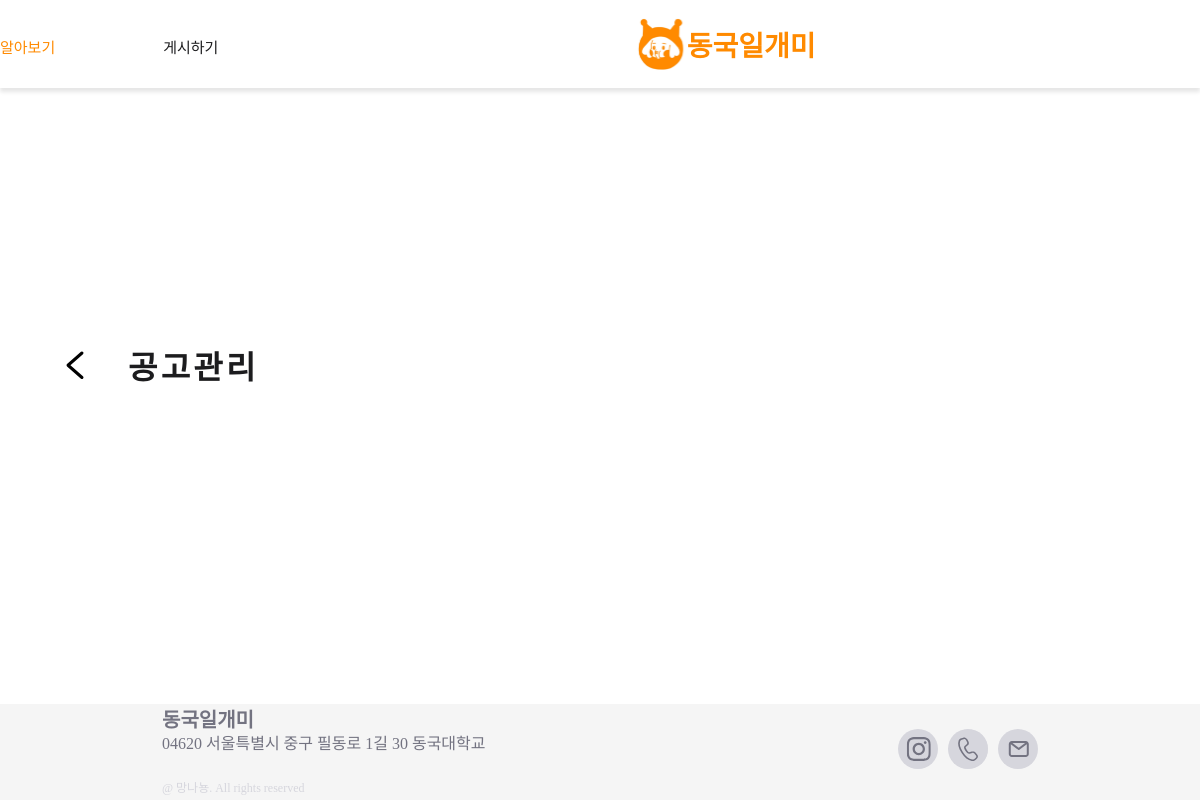
The app's page /users/staff-mypost/ (signed in), older data.
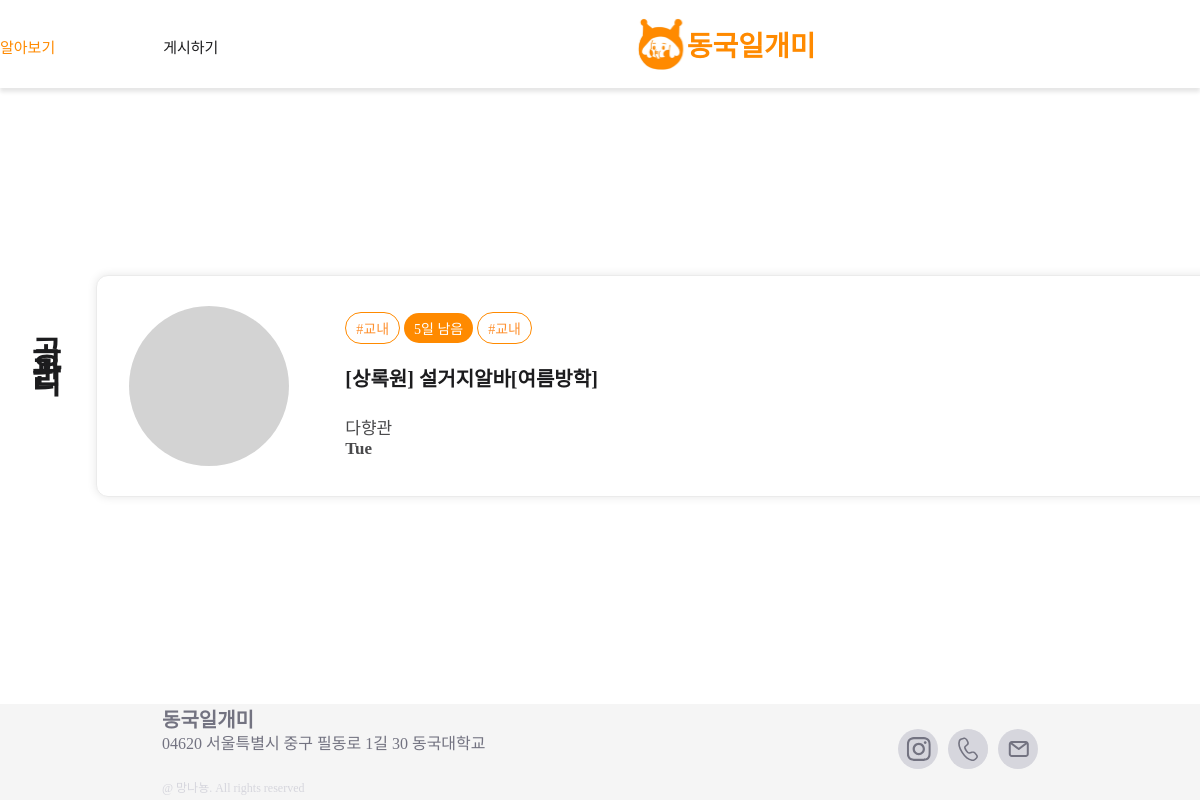
The same page, newer data.
### main/models.py (models this page shows, shortened)
class Post(models.Model):
    writer = models.ForeignKey(User, null=False, blank=False, on_delete=models.CASCADE)
    title = models.CharField(max_length=50)
    building = models.ImageField(upload_to="post/", blank=True, null=True)
    organization = models.CharField(max_length=50, null=True)
    department = models.CharField(max_length=50, null=True)
    is_income_bracket = models.PositiveIntegerField(null=False, default=0) #boolean
    start_date = models.DateField(null=True)
    end_date = models.DateField(null=True)
    deadline = models.DateField(null=True)
    day_left = models.IntegerField(null=True)#남은날짜
    place = models.CharField(max_length=50, blank=False)
    time = models.TextField(max_length=50, null=False)
    recruitment = models.PositiveIntegerField(null=True, default=0)
    wage = models.PositiveIntegerField(null=True, default=0)
    body = models.TextField()
    file = models.ImageField(upload_to="post/", blank=True, null=True)
    pub_date = models.DateTimeField()
    scrap = models.ManyToManyField(User, related_name='scraped', blank=True, default=None)
    scrap_count = models.PositiveIntegerField(default=0)
    inquiry = models.PositiveIntegerField(default=0)
    applicated_count = models.PositiveIntegerField(default=0)

### users/views.py (the view)
# urls.py: path('staff-mypost/', staff_mypost, name="staff-mypost"),
def staff_mypost(request):
    posts = Post.objects.filter(writer=request.user.id)
    return render(request, 'users/staff_mypost.html', {'posts':posts})

### users/templates/users/staff_mypost.html (shortened to what this page needs)
{% extends 'base.html' %}
{% load static %}
{% block content %}
<link
    rel="stylesheet"
    type="text/css"
    href="{% static 'css/users/staff_mypost.css'%}"
/>
<div class="content" id="header">
    <a href="">
        <img src="{% static 'images/icons/vector.svg' %}" id="vector">
    </a>
    <span class="Capital Caption" style="margin-bottom:0.5em;">공고관리</span>
</div>
<div class="content" id="main2">
    {% if posts %}
        {% for post in posts %}
        <div class="card">
            <span class="photo">
                <span class="architecture"></span>
            </span>
            <span class="detail">
                <div class="information">
                    <span class="info classification small orange">
                        #{{post.department}}
                    </span>
                    <span class="info date small white">
                        {% if post.day_left >= 0 %}
                            {{ post.day_left }}일 남음
                        {% else %}
                            지원 마감
                        {% endif %}
                    </span>
                    <span class="info classification small orange">
                        #{{post.department}}
                    </span>
                </div>
                <a class="title Caption big" href="{% url 'main:post-detail' post.id %}">
                    [{{post.organization}}] {{post.title}}
                </a>
                <div class="Caption light up">
                    <div>{{post.place}}</div>
                    <div>{{post.time}}</div>
                </div>
            </span>
        </div>
        {% endfor %}
    {% endif %}
</div>
{% endblock %}

### project/templates/base.html (shortened to what this page needs)
<!DOCTYPE html>
{% load static %}
<html lang="ko">
  <head>
  </head>
  <body style="margin: 0px">
    <div class="container">
      {% include 'shared/_topnav.html' %}
      <div class="baseContent">{% block content %} {% endblock %}</div>
      {% block footer %} {% include 'shared/_footer.html' %} {% endblock %}
    </div>
  </body>
</html>

### project/templates/shared/_topnav.html (shortened to what this page needs)
{% load static %}
<link
  rel="stylesheet"
  type="text/css"
  href="{% static 'css/shared/topnav.css'%}"
/>
<div class="screen">
  <div class="topnav">
    <div class="nav-1 header-font">
      <div class="div">
        <div class="nav-2">
          <a class="Caption" href="{% url 'main:mainlistpage' %}">알아보기</a>
          {% if user.profile.student_or_staff == 'student' %}
            <a class="Caption" href="">지원현황</a>
          {% elif user.profile.student_or_staff == 'staff' %}
            <a class="Caption" href="{% url 'main:new-post' %}">게시하기</a>
          {% else %}
            <a class="Caption" href="{% url 'main:new-post' %}">게시하기</a>
          {% endif %}
        </div>
        <a class="logo logo-font" href="{% url 'main:mainpage' %}">
          <img src="{% static 'images/logo.svg' %}" />
          동국일개미
        </a>
      </div>
    </div>
  </div>
</div>

### project/templates/shared/_footer.html (shortened to what this page needs)
{% load static %}
<link
    rel="stylesheet"
    type="text/css"
    href="{% static 'css/shared/footer.css'%}"
/>
<div class="footerScreen">
    <div class="footerFrame">
        <div class="footerTextFrame">
            <div class="nameText">동국일개미</div>
            <div class="adressText">04620 서울특별시 중구 필동로 1길 30 동국대학교</div>
            <div class="teamNameText">@ 망나뇽. All rights reserved</div>
        </div>
        <div class="footerIconFrame">
            <div class="icon">
            </div>
            <div class="icon">
            </div>
            <div class="icon">
            </div>
        </div>
    </div>
</div>

### project/static/css/shared/topnav.css (style rules this page uses)
.screen { display: flex; flex-direction: column; width: 100%; height: 88px; align-items: center; justify-content: center; box-sizing: border-box; box-shadow: 0px 4px 4px 0px rgba(0, 0, 0, 0.10); }
.topnav { display: flex; flex-direction: row; margin: 0 auto; margin-bottom: 1.75em; }
.topnav .nav-1 { display: flex; flex-direction: row; width: 1400px; }
.nav-1 .nav-2 { display: flex; gap: 6.75em; margin-top: 2em; }
.topnav .div { display: flex; width: 100%; align-items: center; justify-content: space-between; position: relative; }
.topnav .logo { display:flex; align-items: center; justify-content: center; margin-top: 1em; }
.Caption { color: #1C1C1E; font-family: "SUITE Variable"; font-size: 15px; font-style: normal; font-weight: 550; line-height: normal; }
.logo-font { color: #FF8A00; font-family: "SUITE Variable"; font-size: 28px; font-style: normal; font-weight: 700; line-height: normal; }
a { display: inline-block; white-space: nowrap; text-decoration-line: none; }
.screen, .topnav, .nav-1, .nav-2, .topnav .div, .topnav .logo, .topnav .nav-3, .nav-3 .nav-link-account { box-sizing: border-box; }

### project/static/css/users/staff_mypost.css (style rules this page uses)
.container { width: 100%; }
.content { display: flex; flex-direction: column; width: 100%; max-width: 1400px; margin-left: 2em; gap: 10px; }
@media (min-width: 1051px) { .content { align-items: start; justify-content: center; } }
#header { margin-top: 56px; flex-direction: row; align-items: center; justify-content: flex-start; }
#vector { width: 86px; height: 74px; }
#main2 { margin-top: 4.8em; gap: 2.2em; }
.card { position: relative; display:flex; width: 82.625em; height: 13.75em; flex-shrink: 0; border-radius: 0.75em; border: 1px solid #EBEBEB; background: #FFF; box-shadow: 0px 0px 10px 0px rgba(0, 0, 0, 0.10); align-items: center; }
.photo { margin-left: 2em; }
.architecture { display:flex; width: 10em; height: 10em; border-radius:50%; background-color: #D3D3D3; }
.detail { margin-left: 3.5em; margin-right: 6.25em; }
.information { margin-bottom: 19px; }
.information .info { display: inline-block; }
.classification { display: flex; padding: 5px 10px; justify-content: center; align-items: center; gap: 8px; flex-shrink: 0; border-radius: 30px; border: 1px solid #FF8A00; background: #FFF; }
.date { display: flex; padding: 5px 10px; justify-content: center; align-items: center; gap: 8px; flex-shrink: 0; border-radius: 30px; background: #FF8A00; }
.Capital { font-size: 32px; font-style: normal; font-weight: 700; line-height: 10px; letter-spacing: 3.2px; }
.orange { color:#FE902F; }
.white { color: #FFF; }
.small { font-size: 14px; font-weight: 500; }
.big { font-size: 20px; font-weight: 600; }
.light { color: rgba(28, 28, 30, 0.80); font-size: 17px; }
.up { margin-top: 22px; }
.nav-1 .nav-2 :nth-child(1) { color: #FF8A00; }

### project/static/css/shared/footer.css (style rules this page uses)
.footerScreen { display: flex; justify-content: center; position: relative; bottom: 0; width: 100%; height: 12vh; background-color: #F5F5F5; }
.footerFrame { width: 73vw; height: 12vh; display: flex; justify-content: space-between; align-items: center; }
.footerTextFrame { display: flex; flex-direction: column; align-items: flex-start; }
.nameText { color: #737381; font-family: "SUITE Variable"; font-feature-settings: 'clig' off, 'liga' off; font-size: 20px; font-style: normal; font-weight: 700; line-height: 24px; }
.adressText { color: #737381; font-feature-settings: 'clig' off, 'liga' off; font-family: "SUITE Variable"; font-size: 16px; font-style: normal; font-weight: 500; line-height: 24px; }
.teamNameText { margin-top: 24px; color: #D6D6DD; font-family: "SUITE Variable"; font-size: 12px; font-style: normal; font-weight: 500; line-height: 16px; }
.footerIconFrame { display: inline-flex; height: 45.217px; align-items: flex-start; gap: 10px; flex-shrink: 0; }
.icon { display: flex; justify-content: center; align-items: center; width: 40px; height: 40px; flex-shrink: 0; border-radius: 50px; background: #D6D6DD; }

### project/templates/base.html (style rules this page uses)
body { display: flex; flex-direction: column; min-height: 100vh; margin: 0; }
.container { flex: 1; display: flex; flex-direction: column; justify-content: center; align-items: center; width: 100vw; overflow: auto; }
.baseContent { flex: 1; display: flex; justify-content: center; width: 100vw; margin-bottom: 97px; }

Row changes from the older to the newer data that the page shows:
added Post: department "교내", day_left "5", organization "상록원", title "설거지알바[여름방학]", place "다향관", time "Tue"
